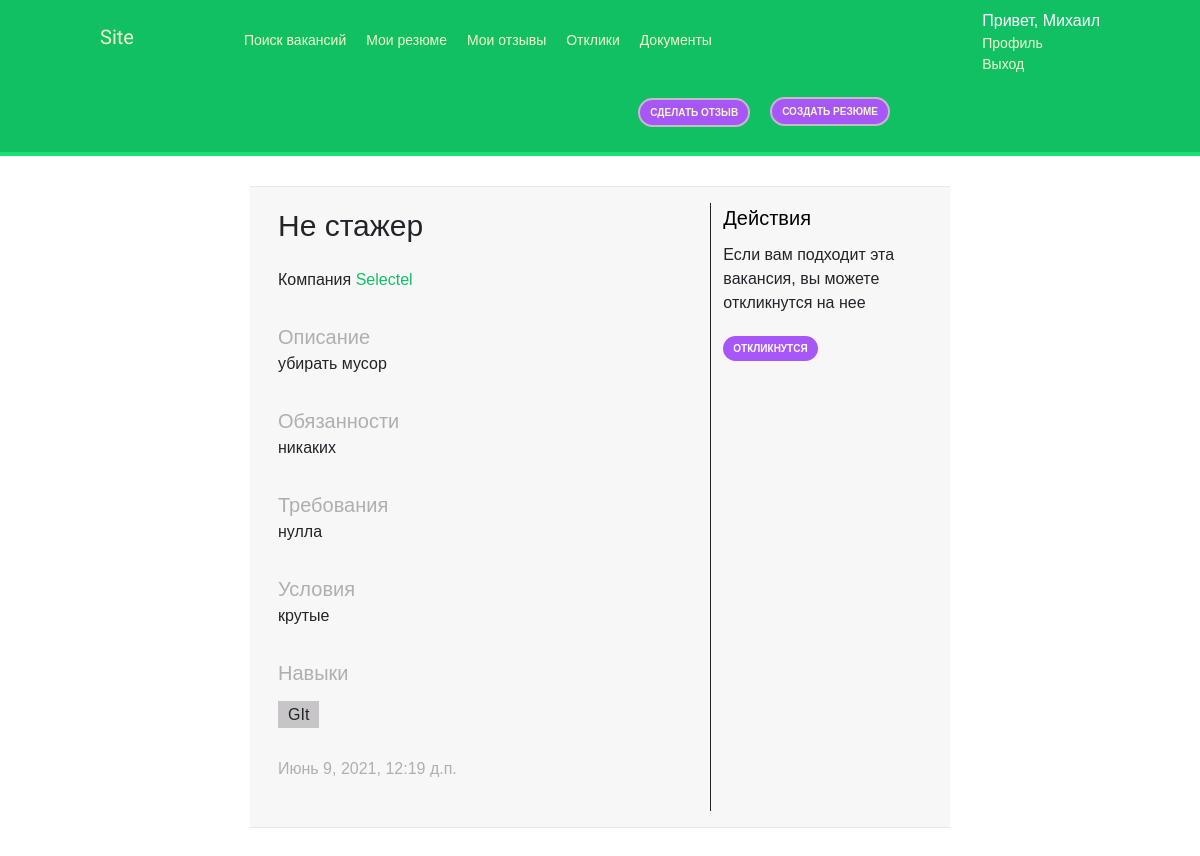
Before: /vacancy/VACANCY-1/ (signed in) with the older database file.
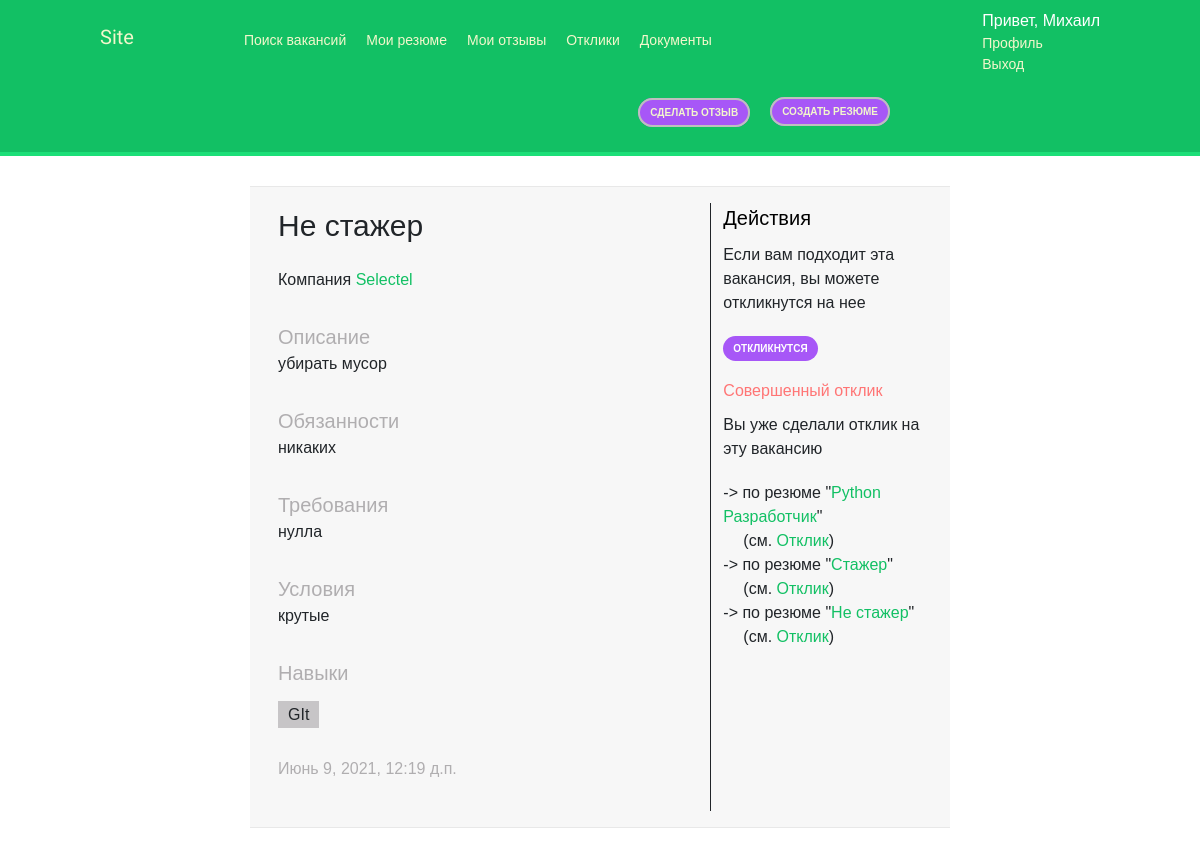
After: the same page with the newer database file.
### main_site/models.py (models this page shows, shortened)
class Skill(models.Model):
	name = models.CharField('Название',max_length=100,unique=True)
	class Meta:
		verbose_name = 'Навык'
		verbose_name_plural = 'Навыки'

class Response(models.Model):
	STATUS_CHOICES = (
			(None,'Не установлен'),
			('student_response','Отклик студента'),
			('offer','Предложение'),
			('reject','Отказ'),
			('offer_completed','Завершенный оффер'),
		)
	resume = models.ForeignKey(Resume,on_delete=models.CASCADE,related_name='responses', verbose_name="Резюме")
	vacancy = models.ForeignKey(Vacancy,on_delete=models.CASCADE,related_name='responses', verbose_name="Вакансия")
	created_by = models.DateTimeField(auto_now_add=True)
	updated_by =  models.DateTimeField(auto_now=True)
	status = models.CharField('Статус',max_length=30,choices=STATUS_CHOICES, default='published')
	class Meta:
		verbose_name = 'Отклик'
		verbose_name_plural = 'Отклики'
		unique_together = ('resume', 'vacancy')

class Resume(models.Model):
	STATUS_CHOICES = (
			('blocked','Заблокированое'),
			('closed','Закрытое'),
			('published','Опубликованное'),
		)
	student = models.ForeignKey(Student,on_delete=models.CASCADE,related_name='resumes', verbose_name="Студент")
	skills = models.ManyToManyField(Skill,related_name='resumes', verbose_name="Навыки", blank=True)
	name = models.CharField('Название',max_length=100)
	experience = models.TextField('Опыт')
	responsibilities = models.TextField('Обязанности') #обязанности
	achievements = models.TextField('Достижения') #достижения
	about_self = models.TextField('О себе')
	created_by = models.DateTimeField(auto_now_add=True)
	updated_by =  models.DateTimeField(auto_now=True)
	status = models.CharField('Статус',max_length=20,choices=STATUS_CHOICES, default='published')
	class Meta:
		verbose_name = 'Резюме'
		verbose_name_plural = 'Резюме'

### main_site/views.py (the view)
# urls.py: path('vacancy/VACANCY-<int:pk>/',views.VacancyDetailView.as_view() , name='vacancy_detail'),
class VacancyDetailView(LoginRequiredMixin,DetailView):
	model = Vacancy
	template_name = 'main_site/vacancy/vacancy_detail.html'
	context_object_name = 'vacancy'
	def get_object(self, queryset=None):
		pk = self.kwargs.get('pk')
		try:
			return Vacancy.objects.filter(status='published').get(id=pk)
		except ObjectDoesNotExist:
			raise Http404('Ох, нет объекта;)')
	def get_context_data(self, **kwargs):
		context = super().get_context_data(**kwargs)
		responses = dict()
		responses['offer'] = Response.objects.filter(resume__student=self.request.user.students).filter(vacancy__id=self.kwargs.get('pk')).filter(status='offer')
		responses['student_response'] = Response.objects.filter(resume__student=self.request.user.students).filter(vacancy__id=self.kwargs.get('pk')).filter(status='student_response')
		responses['reject'] = Response.objects.filter(resume__student=self.request.user.students).filter(vacancy__id=self.kwargs.get('pk')).filter(status='reject')
		responses['offer_completed'] = Response.objects.filter(resume__student=self.request.user.students).filter(vacancy__id=self.kwargs.get('pk')).filter(status='offer_completed')
		context["responses"] = responses
		return context

### main_site/models.py (called while the page is built)
	def __str__(self):
		return self.name

### main_site/templates/main_site/vacancy/vacancy_detail.html (shortened to what this page needs)
{% extends 'base.html' %}
{% block content %}
{% if vacancy.status == 'blocked' %}
	<div style="color: #ff7575; margin-left: 25%; font-size: 35px"><--Резюме заблокированно!--></div>
{% else %}
	<div class="row mb p-3 profile-info-top" style="width: 70%; margin-left: 15%">
		<div class="col-8" style="border-right:1px solid">
			<div class="" style="margin-bottom: 20px">
				<span style="font-size: 30px; padding-right: 20px ">{{vacancy.name}}</span>
			</div>
			<div class="" style="margin-bottom: 30px">
				<span style="">Компания</span>
				<a href="">{{vacancy.company}}</a>
			</div>
			<div class="" style="margin-bottom: 30px">
				<span style="font-size: 20px; color: #b0aeb0; padding-right: 20px ">Описание</span>
				<div style=" ">{{vacancy.description}}</div>
			</div>
			<div class="" style="margin-bottom: 30px">
				<span style="font-size: 20px; color: #b0aeb0; padding-right: 20px ">Обязанности</span>
				<div style=" ">{{vacancy.responsibilities}}</div>
			</div>
			<div class="" style="margin-bottom: 30px">
				<span style="font-size: 20px; color: #b0aeb0; padding-right: 20px ">Требования</span>
				<div style=" ">{{vacancy.requirements}}</div>
			</div>
			<div class="" style="margin-bottom: 30px">
				<span style="font-size: 20px; color: #b0aeb0; padding-right: 20px ">Условия</span>
				<div style=" ">{{vacancy.conditions}}</div>
			</div>
			<div class="" style="margin-bottom: 30px">
				<span style="font-size: 20px; color: #b0aeb0; padding-right: 20px ">Навыки</span>
				<div style="margin-top: 15px">
					{% for i in vacancy.skills.all %}
					<span style="padding: 5px 10px;margin-right: 5px; background: #c7c5c7;">
						{{i.name}}
					</span>
					{% endfor %}
				</div>
			</div>
			<div class="" style="margin-bottom: 30px">
				<div style="color: #b0aeb0;">{{vacancy.updated_by}}</div>
			</div>
		</div>
		<div class="col-4">
			<div class="" style="margin-bottom: 30px">
				<div style="font-size: 20px; color: #000; padding-right: 20px; ">
					Действия
				</div>
					<div style=" margin-bottom: 20px; margin-top: 10px">
						Если вам подходит эта вакансия, вы можете откликнутся на нее
					</div>
					<a href="{% url 'student_response' vacancy.id  %}" class="button-mini" style="background-color: #a757f7">Откликнутся</a>
				{% if responses  %}
					{% if responses.student_response %}
						<span style="color: #ff7575">Совершенный отклик</span>
						<div style=" margin-bottom: 20px; margin-top: 10px">
							Вы уже сделали отклик на эту вакансию
						</div>
						{% for response in responses.student_response %}
						<div>
							 -> по резюме "<a href="{% url 'my_resume_detail' response.resume.id %}">{{response.resume.name}}</a>"
							 <div style="margin-left: 20px">(см. <a href="{ url response.id }">Отклик</a>)</div>
						</div>
						{% endfor %}
					{% endif %}
				{% endif %}
			</div>
		</div>
	</div>
{% endif %}
{% endblock %}

Changed rows visible on the page:
added Response: resume.name "Python Разработчик"
added Response: resume.name "Стажер"
added Response: resume.name "Не стажер"
Other visible differences:
text now shown: "Совершенный отклик Вы уже сделали отклик на эту вакансию"
